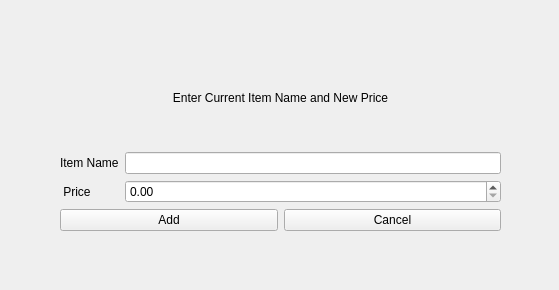
<?xml version="1.0" encoding="UTF-8"?>
<ui version="4.0">
 <class>AddItemWindow</class>
 <widget class="QWidget" name="AddItemWindow">
  <property name="geometry">
   <rect>
    <x>0</x>
    <y>0</y>
    <width>559</width>
    <height>290</height>
   </rect>
  </property>
  <property name="windowTitle">
   <string>Form</string>
  </property>
  <widget class="QWidget" name="">
   <property name="geometry">
    <rect>
     <x>60</x>
     <y>50</y>
     <width>441</width>
     <height>181</height>
    </rect>
   </property>
   <layout class="QGridLayout" name="gridLayout_2">
    <item row="1" column="0" colspan="2">
     <layout class="QGridLayout" name="gridLayout">
      <item row="1" column="2">
       <widget class="QDoubleSpinBox" name="PriceEdit"/>
      </item>
      <item row="0" column="2">
       <widget class="QLineEdit" name="NameEdit"/>
      </item>
      <item row="1" column="0">
       <widget class="QLabel" name="label_3">
        <property name="text">
         <string> Price</string>
        </property>
       </widget>
      </item>
      <item row="0" column="0">
       <widget class="QLabel" name="label">
        <property name="text">
         <string>Item Name</string>
        </property>
       </widget>
      </item>
     </layout>
    </item>
    <item row="2" column="1">
     <widget class="QPushButton" name="pushButton_ItemCancel">
      <property name="text">
       <string>Cancel</string>
      </property>
     </widget>
    </item>
    <item row="2" column="0">
     <widget class="QPushButton" name="pushButton_AddItem">
      <property name="text">
       <string>Add</string>
      </property>
     </widget>
    </item>
    <item row="0" column="0" colspan="2">
     <widget class="QLabel" name="label_2">
      <property name="text">
       <string>&lt;html&gt;&lt;head/&gt;&lt;body&gt;&lt;p align=&quot;center&quot;&gt;Enter Current Item Name and New Price&lt;/p&gt;&lt;/body&gt;&lt;/html&gt;</string>
      </property>
     </widget>
    </item>
   </layout>
  </widget>
 </widget>
 <resources/>
 <connections/>
</ui>
